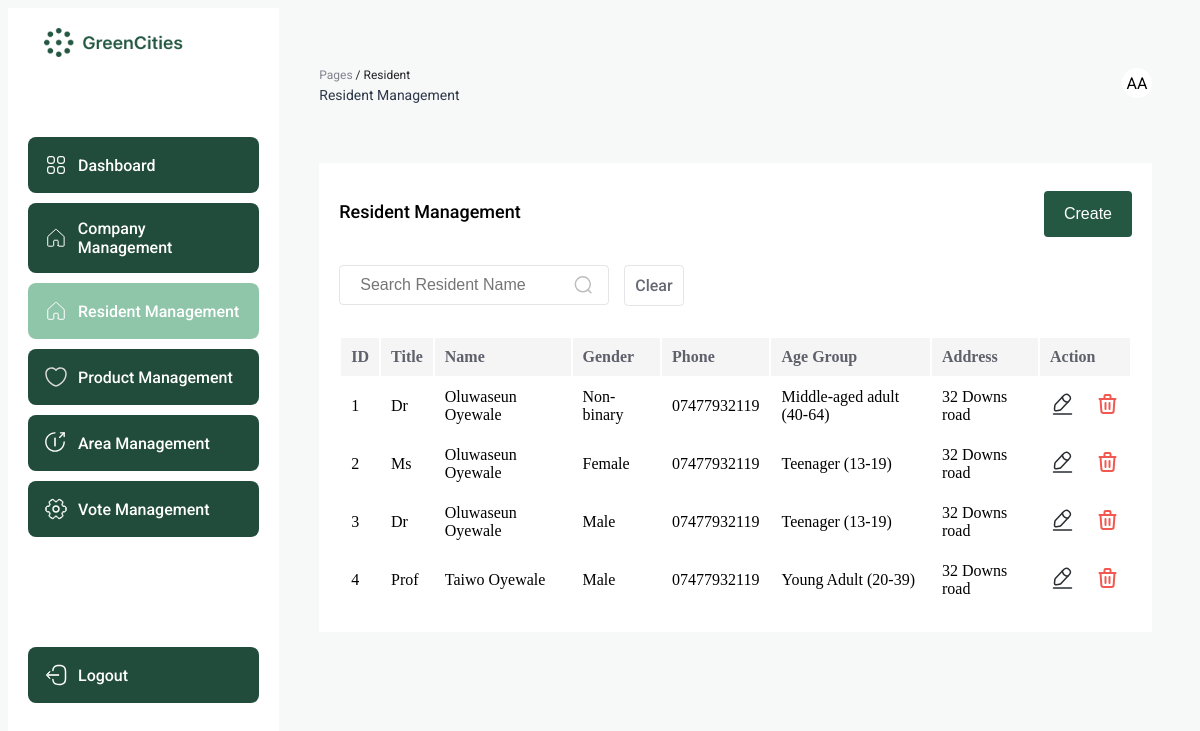
The app's page /resident/index.php (signed in) with its own data.
### tables this page shows
CREATE TABLE `resident` (
  `id` int(11) NOT NULL,
  `title` varchar(15) NOT NULL DEFAULT '',
  `first_name` varchar(50) NOT NULL,
  `last_name` varchar(50) NOT NULL,
  `email` varchar(50) NOT NULL,
  `phone` varchar(20) NOT NULL DEFAULT '',
  `area` int(11) DEFAULT NULL,
  `age_group` varchar(50) NOT NULL,
  `gender` varchar(15) NOT NULL,
  `interest` varchar(100) NOT NULL DEFAULT '',
  `user` int(11) DEFAULT NULL
);

### resident/index.php (the view, shortened to what this page needs)
<?php
$servername = "localhost";
$username = "root";
$password = "";
$dbname = "Green Alliance";
$conn = new mysqli($servername, $username, $password, $dbname);
$residentListData = [];
$searchName = $_POST['searchName'];
if (isset($searchName) && strlen($searchName) > 0 && isset($_POST['search'])) {
    $residentListQuery = "SELECT * FROM resident WHERE first_name LIKE '%$searchName%' OR last_name LIKE '%$searchName%'";
    $residentListResult = $conn->query($residentListQuery);
} else {
    $residentListQuery = "SELECT * FROM `resident`";
    $residentListResult = $conn->query($residentListQuery);
}
if ($residentListResult->num_rows > 0) {
    while ($row = $residentListResult->fetch_assoc()) {
        $string1 = $row['first_name'];
        $string2 = $row['last_name'];
        $concatenatedString = $string1 . " " . $string2;
        $residentAreaId = $row['area'];
        $residentAgeGroup = $row['age_group'];
        $residentGender = $row['gender'];
        $resdientId = $row['id'];
        $title = $row['title'];
        $phone = $row['phone'];
        $sql = "SELECT * FROM `area` WHERE `id` = $residentAreaId";
        $result = $conn->query($sql);
        while ($row = mysqli_fetch_assoc($result)) {
            $residentAddress = $row['address'];
        }
        $myMap = [
            "id" => $resdientId,
            "name" => $concatenatedString,
            "gender" => $residentGender,
            "age_group" => $residentAgeGroup,
            "address" => $residentAddress,
            "title"=> $title,
            "phone"=> $phone
        ];
        $residentListData[] = $myMap;
    }
} else {
}
$templateData = array(
    "result" => $residentListData,
);
?>
<!DOCTYPE html>
<html lang="en">
<head>
</head>
<body>
    <div class="dashboard-container">
        <div class="sidebar">
            <img src="../images/banner.png" alt="logo" style="width: 200px; margin: 0 auto 70px; display: block;" />
            <?php if (isset($_SESSION['role']) && ($_SESSION['role'] === 'admin')) {
                ?>
                <a href="../dashboard.php">
                    <div class="sidebar-item">
                        <p>Dashboard</p>
                    </div>
                </a>
                <?php
            }
            ?>
            <?php
            if (isset($_SESSION['role']) && ($_SESSION['role'] === 'admin')) {
                ?>
                <a href="../company/">
                    <div class="sidebar-item">
                        <p>Company Management</p>
                    </div>
                </a>
                <?php
            }
            ?>
            <?php
            if (isset($_SESSION['role']) && ($_SESSION['role'] === 'admin')) {
                ?>
                <a href="../resident">
                    <div class="sidebar-item active-sidebar">
                        <p>Resident Management</p>
                    </div>
                </a>
                <?php
            }
            ?>
            <?php
            if (isset($_SESSION['role']) && ($_SESSION['role'] === 'admin')) {
                ?>
                <a href="../product/">
                    <div class="sidebar-item">
                        <p>Product Management</p>
                    </div>
                </a>
                <?php
            }
            ?>
            <?php
            if (isset($_SESSION['role']) && ($_SESSION['role'] === 'admin')) {
                ?>
                <a href="../area/">
                    <div class="sidebar-item">
                        <p>Area Management</p>
                    </div>
                </a>
                <?php
            }
            ?>
            <?php
            if (isset($_SESSION['role']) && ($_SESSION['role'] === 'admin')) {
                ?>
                <a href="../vote/">
                    <div class="sidebar-item">
                        <p>Vote Management</p>
                    </div>
                </a>
                <?php
            }
            ?>
            <a href="../logout.php">
                <div class="sidebar-item" style="margin: 100px 0 0;">
                    <p>Logout</p>
                </div>
            </a>
        </div>
        <div style="width: 100%;">
            <div style="margin: 60px 40px">
                <div style="display: flex; justify-content: space-between;">
                    <div>
                        <p style="color: #81848F; font-size: 12px; margin: 0 0 5px;">Pages <span
                                style="color: #242428;">/ Resident</span></p>
                        <p style="color: #2D3748; font-size: 14px; margin: 0;">Resident Management</p>
                    </div>
                    <div
                        style="border-radius: 50%; width: 30px; height: 30px; background: white; display: flex; align-items: center; justify-content: center;">
                        <p class="font-size: 20px; font-weight: 600;">
                            <?php echo strtoupper($_SESSION['name'][0]) . "" . strtoupper($_SESSION['last_name'][0]); ?>
                        </p>
                    </div>
                </div>
            </div>
            <div style="background: white; margin: 20px 40px; padding: 20px;">
                <div style="display: flex; justify-content: space-between;">
                    <p style="font-size: 18px; font-weight: 500; color: black;">Resident Management</p>
                    <a href="create.php?admin"> <button class="submit-btn">Create</button> </a>
                </div>
                <div style="display:flex; gap: 15px; margin: 20px 0 30px;">
                    <div class="search-container">
                        <form id="searchResidentName" method="post" action="">
                            <input placeholder="Search Resident Name" class="search" , name="searchName" />
                            <button type="submit" , name="search" , value="search">
                            </button>
                        </form>
                    </div>
                    <a href="../resident/">
                        <div class="filter">
                            <p>Clear</p>
                        </div>
                    </a>
                </div>
                <table class="table" style="width: 100%;">
                    <thead>
                        <tr style="background: #F5F5F6;">
                            <th scope="col" style="text-align: left">ID</th>
                            <th scope="col" style="text-align: left">Title</th>
                            <th scope="col" style="text-align: left">Name</th>
                            <th scope="col" style="text-align: left">Gender</th>
                            <th scope="col" style="text-align: left">Phone</th>
                            <th scope="col" style="text-align: left">Age Group</th>
                            <th scope="col" style="text-align: left">Address</th>
                            <th scope="col" style="text-align: left">Action</th>
                        </tr>
                    </thead>
                    <tbody>
                        <?php foreach ($templateData['result'] as $option): ?>
                            <tr>
                                <td><?php echo $option["id"]; ?></td>
                                <td><?php echo $option["title"]; ?></td>
                                <td><?php echo $option["name"]; ?></td>
                                <td><?php echo $option["gender"]; ?></td>
                                <td><?php echo $option["phone"]; ?></td>
                                <td><?php echo $option["age_group"]; ?></td>
                                <td><?php echo $option["address"]; ?></td>
                                <td>
                                    <div style="display: flex; gap: 20px;">
                                        <a href="update.php?update=<?php echo $option['id'] ?>">
                                        </a>
                                        <a href="index.php?delete=<?php echo $option['id']; ?>">
                                        </a>
                                    </div>
                                </td>
                            </tr>
                        <?php endforeach; ?>
                    </tbody>
                </table>
            </div>
        </div>
    </div>
</body>
</html>

### resident/index.php (style rules this page uses)
p, span, a, label { font-family: "Roboto", sans-serif; }
body { background-color: #F7F8F8; height: 100vh; flex-direction: column; }
.sidebar { width: 300px; padding: 20px; flex-direction: column; display: flex; gap: 10px; background: white; min-height: 100vh; }
.sidebar-item { display: flex; padding: 16px; border-radius: 8px; align-items: center; gap: 10px; background: #214C3B; text-decoration: none; }
.sidebar-item p { color: white; font-size: 16px; font-weight: 500; margin: 0; text-decoration: none; }
.active-sidebar { background: #8FC6AA; }
.dashboard-container { display: flex; }
.submit-btn { background-color: #245843; color: white; padding: 14px 20px; margin: 8px 0; border: none; border-radius: 4px; cursor: pointer; font-size: 16px; }
thead, tbody { width: 100%; border-radius: 6px; }
thead th { padding: 10px; color: #5E606A; }
thead tr { border-bottom: 1px solid #F5F5F6; }
tbody td { padding: 10px; }
.search { width: 270px; padding: 10px 20px; display: inline-block; border: 1px solid #5E606A29; border-radius: 4px; box-sizing: border-box; background: transparent; outline: none; font-size: 16px; }
.filter { display: flex; gap: 10px; align-content: center; padding: 10px; border: 1px solid #5E606A29; border-radius: 4px; }
.filter p { color: #666974; font-size: 16px; font-weight: 500; margin: 0; }
a { text-decoration: none; }
.search-container { position: relative; display: inline-block; }
.search-container button { position: absolute; top: 50%; right: 10px; transform: translateY(-50%); background-color: transparent; border: none; cursor: pointer; }

### records on screen
resident: id "1", title "Dr", name "Oluwaseun Oyewale", gender "Non-binary", phone "07477932119", age_group "Middle-aged adult (40-64)", address "32 Downs road"
resident: id "2", title "Ms", name "Oluwaseun Oyewale", gender "Female", phone "07477932119", age_group "Teenager (13-19)", address "32 Downs road"
resident: id "3", title "Dr", name "Oluwaseun Oyewale", gender "Male", phone "07477932119", age_group "Teenager (13-19)", address "32 Downs road"
resident: id "4", title "Prof", name "Taiwo Oyewale", gender "Male", phone "07477932119", age_group "Young Adult (20-39)", address "32 Downs road"

### other values on screen
$_SESSION['name'][0] "A"
$_SESSION['last_name'][0] "A"
